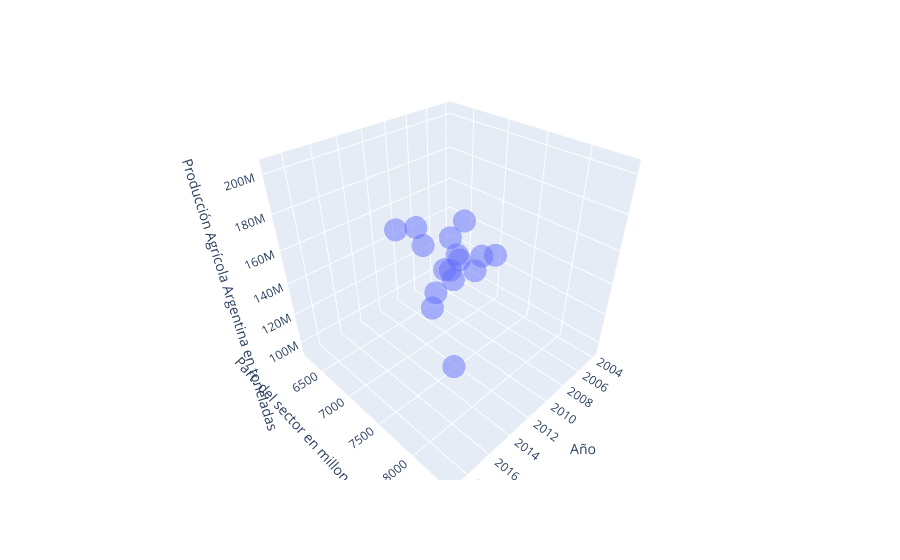

Source (notebook cell):
### Code cell
px.scatter_3d(dataset, x = 'Año', y = 'Part. del sector en millones de pesos', z = 'Producción Agrícola Argentina en toneladas', opacity = 0.5)

### Figure 1 — Plotly figure (JSON) as saved in the notebook; plotly's stock layout.template omitted (floating-point values rounded to 4 significant figures)
{"data": [{"hovertemplate": "Año=%{x}<br>Part. del sector en millones de pesos=%{y}<br>Producción Agrícola Argentina en toneladas=%{z}<extra></extra>", "legendgroup": "", "marker": {"color": "#636efa", "opacity": 0.5, "symbol": "circle"}, "mode": "markers", "name": "", "scene": "scene", "showlegend": false, "type": "scatter3d", "x": [2004, 2005, 2006, 2007, 2008, 2009, 2010, 2011, 2012, 2013, 2014, 2015, 2016, 2017, 2018, 2019], "y": [6198.0, 6586.0, 6915.0, 7338.0, 7272.0, 6618.0, 7184.0, 7363.0, 7166.0, 7571.0, 7607.0, 7410.0, 7320.0, 7831.0, 8310.0, 8419.0], "z": [120160208, 143293662, 118789760, 143004922, 144323853, 94221410, 150024799, 154553978, 132875914, 155339164, 165570691, 185897046, 185962358, 192867876, 152010490, 203385636]}], "layout": {"legend": {"tracegroupgap": 0}, "margin": {"t": 60}, "scene": {"domain": {"x": [0, 1], "y": [0, 1]}, "xaxis": {"title": {"text": "Año"}}, "yaxis": {"title": {"text": "Part. del sector en millones de pesos"}}, "zaxis": {"title": {"text": "Producción Agrícola Argentina en toneladas"}}}}}
